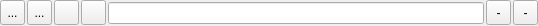
<?xml version="1.0" encoding="UTF-8"?>
<ui version="4.0">
 <class>UrlAddressBar</class>
 <widget class="QWidget" name="UrlAddressBar">
  <property name="geometry">
   <rect>
    <x>0</x>
    <y>0</y>
    <width>538</width>
    <height>26</height>
   </rect>
  </property>
  <property name="minimumSize">
   <size>
    <width>0</width>
    <height>26</height>
   </size>
  </property>
  <property name="maximumSize">
   <size>
    <width>16777215</width>
    <height>26</height>
   </size>
  </property>
  <property name="windowTitle">
   <string>Form</string>
  </property>
  <layout class="QHBoxLayout" name="horizontalLayout">
   <property name="spacing">
    <number>2</number>
   </property>
   <property name="leftMargin">
    <number>0</number>
   </property>
   <property name="topMargin">
    <number>0</number>
   </property>
   <property name="rightMargin">
    <number>0</number>
   </property>
   <property name="bottomMargin">
    <number>0</number>
   </property>
   <item>
    <widget class="QToolButton" name="toolButton_Left">
     <property name="minimumSize">
      <size>
       <width>25</width>
       <height>25</height>
      </size>
     </property>
     <property name="maximumSize">
      <size>
       <width>25</width>
       <height>25</height>
      </size>
     </property>
     <property name="text">
      <string>...</string>
     </property>
     <property name="icon">
      <iconset resource="minibrowserres.qrc">
       <normaloff>:/zuo.png</normaloff>:/zuo.png</iconset>
     </property>
     <property name="arrowType">
      <enum>Qt::NoArrow</enum>
     </property>
    </widget>
   </item>
   <item>
    <widget class="QToolButton" name="toolButton_Right">
     <property name="minimumSize">
      <size>
       <width>25</width>
       <height>25</height>
      </size>
     </property>
     <property name="maximumSize">
      <size>
       <width>25</width>
       <height>25</height>
      </size>
     </property>
     <property name="text">
      <string>...</string>
     </property>
     <property name="icon">
      <iconset resource="minibrowserres.qrc">
       <normaloff>:/you.png</normaloff>:/you.png</iconset>
     </property>
     <property name="arrowType">
      <enum>Qt::NoArrow</enum>
     </property>
    </widget>
   </item>
   <item>
    <widget class="QToolButton" name="toolButton_Refresh">
     <property name="minimumSize">
      <size>
       <width>25</width>
       <height>25</height>
      </size>
     </property>
     <property name="maximumSize">
      <size>
       <width>25</width>
       <height>25</height>
      </size>
     </property>
     <property name="text">
      <string/>
     </property>
     <property name="icon">
      <iconset resource="minibrowserres.qrc">
       <normaloff>:/shuaxin.png</normaloff>:/shuaxin.png</iconset>
     </property>
     <property name="iconSize">
      <size>
       <width>17</width>
       <height>17</height>
      </size>
     </property>
     <property name="arrowType">
      <enum>Qt::NoArrow</enum>
     </property>
    </widget>
   </item>
   <item>
    <widget class="QToolButton" name="toolButton_TimerRefresh">
     <property name="minimumSize">
      <size>
       <width>25</width>
       <height>25</height>
      </size>
     </property>
     <property name="maximumSize">
      <size>
       <width>25</width>
       <height>25</height>
      </size>
     </property>
     <property name="text">
      <string/>
     </property>
     <property name="icon">
      <iconset resource="minibrowserres.qrc">
       <normaloff>:/shishi.png</normaloff>:/shishi.png</iconset>
     </property>
     <property name="iconSize">
      <size>
       <width>17</width>
       <height>17</height>
      </size>
     </property>
     <property name="arrowType">
      <enum>Qt::NoArrow</enum>
     </property>
    </widget>
   </item>
   <item>
    <widget class="QLineEdit" name="lineEdit_Url"/>
   </item>
   <item>
    <widget class="QToolButton" name="toolButton_QRCode">
     <property name="minimumSize">
      <size>
       <width>25</width>
       <height>25</height>
      </size>
     </property>
     <property name="maximumSize">
      <size>
       <width>25</width>
       <height>25</height>
      </size>
     </property>
     <property name="text">
      <string>-</string>
     </property>
     <property name="icon">
      <iconset resource="minibrowserres.qrc">
       <normaloff>:/erweima.png</normaloff>:/erweima.png</iconset>
     </property>
     <property name="iconSize">
      <size>
       <width>17</width>
       <height>17</height>
      </size>
     </property>
     <property name="checkable">
      <bool>false</bool>
     </property>
    </widget>
   </item>
   <item>
    <widget class="QToolButton" name="toolButton_Collection">
     <property name="minimumSize">
      <size>
       <width>25</width>
       <height>25</height>
      </size>
     </property>
     <property name="maximumSize">
      <size>
       <width>25</width>
       <height>25</height>
      </size>
     </property>
     <property name="text">
      <string>-</string>
     </property>
     <property name="icon">
      <iconset>
       <activeoff>:/guanzhu.png</activeoff>
       <activeon>:/xiazai12.png</activeon>
      </iconset>
     </property>
     <property name="checkable">
      <bool>true</bool>
     </property>
     <property name="checked">
      <bool>false</bool>
     </property>
    </widget>
   </item>
  </layout>
 </widget>
 <resources>
  <include location="minibrowserres.qrc"/>
 </resources>
 <connections/>
</ui>
